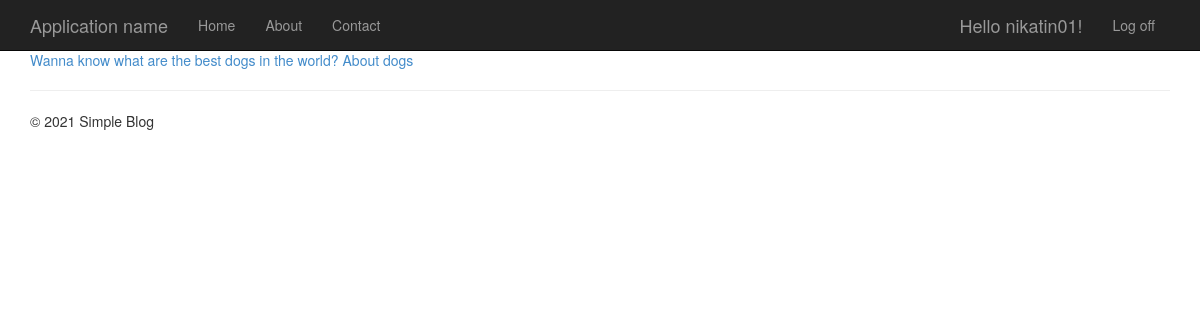
The app's page / (signed in) with its own data.
### app/models.py (models this page shows, shortened)
class Article(models.Model):
    article_title = models.CharField('Article Name', max_length = 200)
    article_text = models.TextField("Article Body")
    pub_date = models.DateTimeField("Date of publication")
    class Meta:
        verbose_name = "Статья"
        verbose_name_plural = "Статьи"

### app/views.py (the view)
# urls.py: path('', views.home, name='home'),
def home(request):
    latest_articles_list = Article.objects.order_by('-pub_date')[:5]
    return render(
        request,
        'app/index.html',
        {
            'title':'Home Page',
            'year':datetime.now().year,
            'latest_articles_list': latest_articles_list
        }
    )

### app/templates/app/index.html (shortened to what this page needs)
{% extends "app/layout.html" %}
{% block content %}
	{% if latest_articles_list %}
		{% for article in latest_articles_list %}
			<a href="{% url 'detail' article.id %}">{{article.article_title}}</a>
		{% endfor %}
	{% else %}
		Articles not found
	{% endif %}
{% endblock %}

### app/templates/app/loginpartial.html (shortened to what this page needs)
{% if user.is_authenticated %}
<form id="logoutForm" action="/logout/" method="post" class="navbar-right">
    <ul class="nav navbar-nav navbar-right">
        <li><span class="navbar-brand">Hello {{ user.username }}!</span></li>
        <li><a href="javascript:document.getElementById('logoutForm').submit()">Log off</a></li>
    </ul>
</form>
{% else %}
<ul class="nav navbar-nav navbar-right">
    <li><a href="{% url 'login' %}">Log in</a></li>
</ul>
{% endif %}

### app/static/app/content/site.css (style rules this page uses)
body { padding-top: 50px; padding-bottom: 20px; }

### records on screen
Article: article_title "Wanna know what are the best dogs in the world?"
Article: article_title "About dogs"

### other values on screen
{{ user.username }} "nikatin01"
